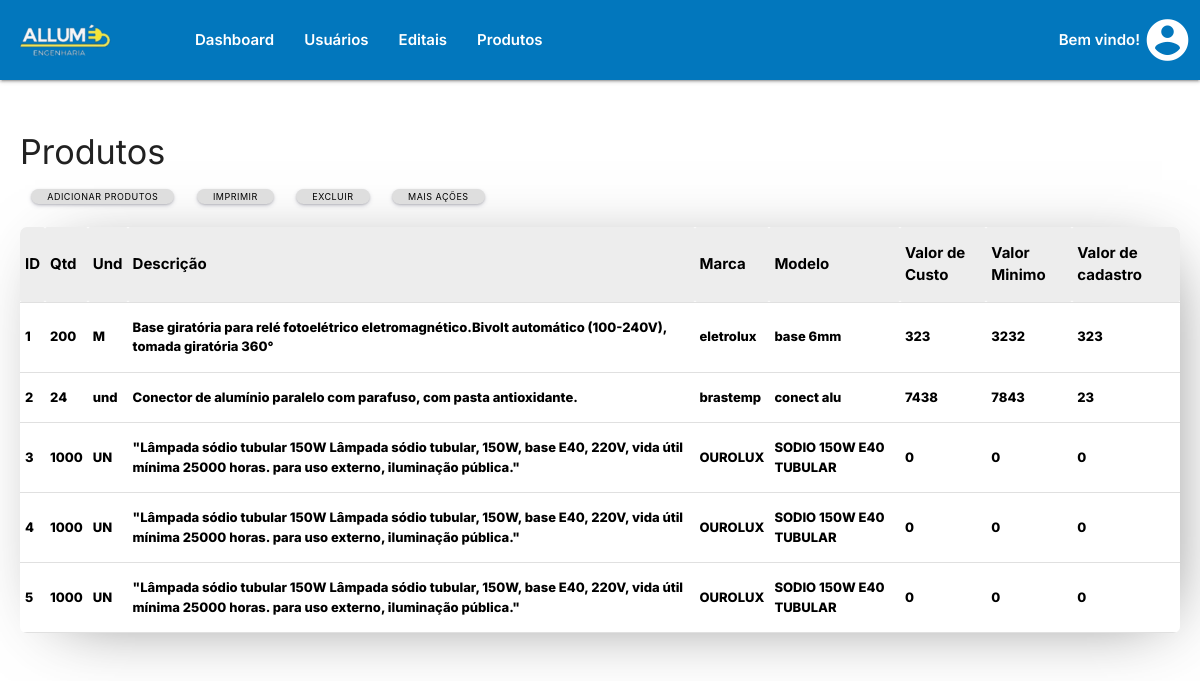
The app's page /teste/tabelaProdutos.php, older data.
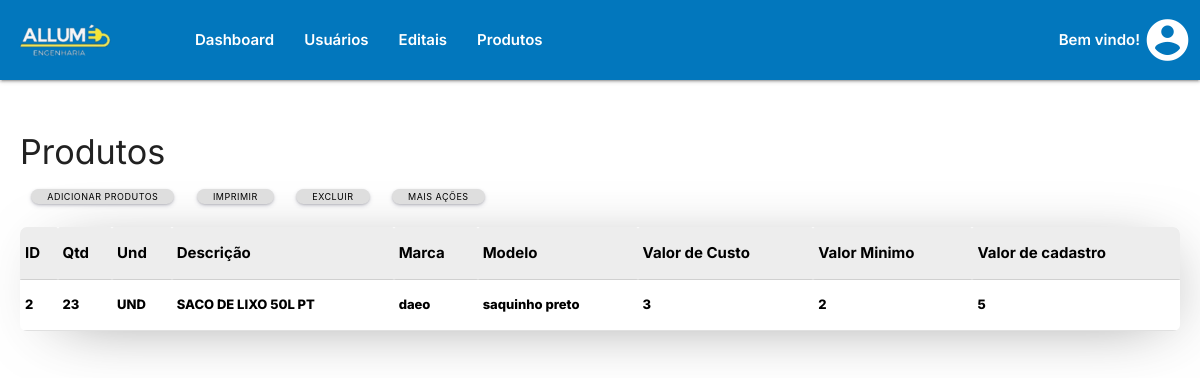
The same page, newer data.
### tables this page shows
CREATE TABLE `produtos` (
  `id_produto` bigint(20) UNSIGNED NOT NULL,
  `qtd_produto` int(11) DEFAULT NULL,
  `und_produto` varchar(255) DEFAULT NULL,
  `desc_produto` varchar(255) DEFAULT NULL,
  `marca_produto` varchar(255) DEFAULT NULL,
  `modelo_produto` varchar(255) DEFAULT NULL,
  `valor_custo_produto` float DEFAULT NULL,
  `valor_minimo_produto` float DEFAULT NULL,
  `valor_cadastro_produto` float DEFAULT NULL
);

### teste/tabelaprodutos.php (the view, shortened to what this page needs)
<!DOCTYPE html>
<html lang="en">
<head>
    <link rel="stylesheet" href="https://cdnjs.cloudflare.com/ajax/libs/materialize/1.0.0/css/materialize.min.css">
    <link rel="stylesheet" href="css/styles.css" />
</head>
<body>
<nav>
    <div class="nav-wrapper light-blue darken-3" id="nav" style="display: flex; align-items: center;">
    <img src="./img/logo3.png" id="brand-logo" style="margin: 0;">
        <ul class="right" style="margin-left: 50px;">
            <li><a href="paginainicialadmin.php">Dashboard</a></li>
            <li><a href="usuarios.php">Usuários</a></li>
            <li><a href="tabelaeditais.php">Editais</a></li>
            <li><a href="tabelaprodutos.php">Produtos</a></li>
        </ul>
        <a href="paginaInicialAdmin.php" style="margin-left: auto;"><p class="white-text" style="margin-right: 60px;">Bem vindo! <?php echo $_SESSION['nome'] ?> </p></a>
        <i class="dropdown-trigger large material-icons brand-logo right "data-target="dropdown-account" style="font-size: 50px;color: white;">account_circle</i>
    </div>
</nav>
<div class="main-content">
    <h4>Produtos</h4>
    <div class="container-botao-tabelaEditais">
 <div class="row">
        <div class="col s1">
            <button class="btn"><a href="infoProduto.php" class="adiferente">Adicionar Produtos</a></button>
        </div>
        <div class="col s1">
        <button class="btn">Imprimir</button>
        </div>
        <div class="col s1">
        <button class="btn">Excluir</button>
        </div>
        <div class="col s1">
        <button class="btn">Mais Ações</button>
        </div>
</div>
    <section class="usuarios">
        <?php
        $host = "localhost";
        $dbname = "allume";
        $username = "root";
        $password = "";
        $dbcon = mysqli_connect($host, $username, $password, $dbname);
        $query_produtos = "SELECT * FROM produtos";
        $result_produtos = mysqli_query($dbcon, $query_produtos);
        if ($result_produtos) {
           $num_rows = mysqli_num_rows($result_produtos);
            if ($num_rows > 0) {
                echo "<table class='funcionarios' id='tabela_usuarios'>";
                echo "<thead>";
                echo "<tr>";
                echo "<th>ID</th>";
                echo "<th>Qtd</th>";
                echo "<th>Und</th>";
                echo "<th>Descrição</th>";
                echo "<th>Marca</th>";
                echo "<th>Modelo</th>";
                echo "<th>Valor de Custo</th>";
                echo "<th>Valor Minimo</th>";
                echo "<th>Valor de cadastro</th>";
                echo "</tr>";
                echo "</thead>";
                echo "<tbody>";
               while ($row = mysqli_fetch_assoc($result_produtos)) {
                    echo "<tr>";
                    echo "<td onclick=\"enviarFormulario('" . $row['id_produto'] . "')\">" . $row["id_produto"] . "</td>";
                    echo "<td onclick=\"enviarFormulario('" . $row['id_produto'] . "')\">" . $row["qtd_produto"] . "</td>";
                    echo "<td onclick=\"enviarFormulario('" . $row['id_produto'] . "')\">" . $row["und_produto"] . "</td>";
                    echo "<td onclick=\"enviarFormulario('" . $row['id_produto'] . "')\">" . $row["desc_produto"] . "</td>";
                    echo "<td onclick=\"enviarFormulario('" . $row['id_produto'] . "')\">" . $row["marca_produto"] . "</td>";
                    echo "<td onclick=\"enviarFormulario('" . $row['id_produto'] . "')\">" . $row["modelo_produto"] . "</td>";
                    echo "<td onclick=\"enviarFormulario('" . $row['id_produto'] . "')\">" . $row["valor_custo_produto"] . "</td>";
                    echo "<td onclick=\"enviarFormulario('" . $row['id_produto'] . "')\">" . $row["valor_minimo_produto"] . "</td>";
                    echo "<td onclick=\"enviarFormulario('" . $row['id_produto'] . "')\">" . $row["valor_cadastro_produto"] . "</td>";
                    echo "</tr>";
          }
           echo "</tbody>";
           echo "</table>";
            }
        } else {
            echo "Erro na consulta: " . mysqli_error($dbcon);
        }
        ?>
    </section>
</div>
</body>
</html>

### teste/css/styles.css (style rules this page uses)
body { font-family: "Inter", sans-serif !important; font-optical-sizing: auto !important; font-weight: 600 !important; font-style: normal !important; background-color: #ffffff !important; margin: 0; padding: 0; }
nav { color: #ffffff; height: 80px !important; }
.brand-logo { color: black; display: flex; }
nav .brand-logo { color:black; }
#brand-logo { margin-left: 50px; margin-bottom: 3vh; }
.main-content { padding: 20px; transition: margin-left 0.3s ease; margin-top: 10px; background-color: #ffffff !important; }
li a { text-decoration: none; color: inherit !important; }
.brand-logo { display: flex; justify-content: flex-star; }
table { background-color: #fff; width: 100%; }
.funcionarios { width: 100%; border-collapse: collapse; border-spacing: 0; overflow: hidden; border-radius: 7px; -webkit-box-shadow: 11px 8px 69px -29px rgba(0,0,0,0.61); -moz-box-shadow: 11px 8px 69px -29px rgba(0,0,0,0.61); box-shadow: 11px 8px 69px -29px rgba(0,0,0,0.61); }
.funcionarios th { background-color: rgb(237, 237, 237); color: rgb(0, 0, 0); font-weight: bold; text-align: left; font-size: 15px; }
.funcionarios tr { background-color: rgb(255, 255, 255); color: rgb(0, 0, 0); font-size: 13px; }
.btn { text-align: center; line-height: 15px; background-color: #dedede; height: 100%; font-size: 9px; color: #000000; cursor: pointer; border-radius: 15px; box-shadow: rgba(50, 50, 93, 0.25) 0px 2px 5px -1px, rgba(0, 0, 0, 0.3) 0px 1px 3px -1px; transition: .4s; }
.row .col.s1 { width: auto; }

### teste/tabelaprodutos.php (style rules this page uses)
table { font-weight: 800 !important; }
table { width: 100%; }
.brand-logo { color: black; display: flex; }
nav .brand-logo { color:black; }
.adiferente { color: black; text-decoration: none; }

Row changes from the older to the newer data that the page shows:
removed produtos: id_produto "1", qtd_produto "200", und_produto "M", desc_produto "Base giratória para relé fotoelétrico eletromagnético.Bivolt automático (100-240V), tomada giratória 360°", marca_produto "eletrolux", modelo_produto "base 6mm", valor_custo_produto "323", valor_minimo_produto "3232", valor_cadastro_produto "323"
removed produtos: id_produto "3", qtd_produto "1000", und_produto "UN", desc_produto "\"Lâmpada sódio tubular 150W Lâmpada sódio tubular, 150W, base E40, 220V, vida útil mínima 25000 horas. para uso externo, iluminação pública.\"", marca_produto "OUROLUX", modelo_produto "SODIO 150W E40 TUBULAR", valor_custo_produto "0", valor_minimo_produto "0", valor_cadastro_produto "0"
removed produtos: id_produto "4", qtd_produto "1000", und_produto "UN", desc_produto "\"Lâmpada sódio tubular 150W Lâmpada sódio tubular, 150W, base E40, 220V, vida útil mínima 25000 horas. para uso externo, iluminação pública.\"", marca_produto "OUROLUX", modelo_produto "SODIO 150W E40 TUBULAR", valor_custo_produto "0", valor_minimo_produto "0", valor_cadastro_produto "0"
removed produtos: id_produto "5", qtd_produto "1000", und_produto "UN", desc_produto "\"Lâmpada sódio tubular 150W Lâmpada sódio tubular, 150W, base E40, 220V, vida útil mínima 25000 horas. para uso externo, iluminação pública.\"", marca_produto "OUROLUX", modelo_produto "SODIO 150W E40 TUBULAR", valor_custo_produto "0", valor_minimo_produto "0", valor_cadastro_produto "0"
changed produtos id 2: qtd_produto "24" → "23"; und_produto "und" → "UND"; desc_produto "Conector de alumínio paralelo com parafuso, com pasta antioxidante." → "SACO DE LIXO 50L PT"; marca_produto "brastemp" → "daeo"; modelo_produto "conect alu" → "saquinho preto"; valor_custo_produto "7438" → "3"; valor_minimo_produto "7843" → "2"; valor_cadastro_produto "23" → "5"
